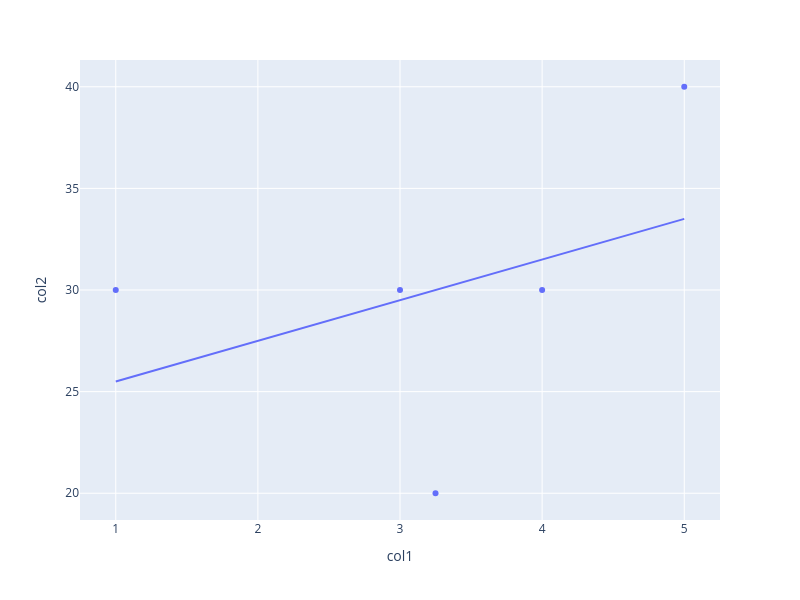

The cell this chart's notebook holds for it:
### Markdown cell above
### Udelej scatter plot v plotly express a proloz to body primkou

### Code cell
import plotly_express as px


fig = px.scatter(df, x='col1', y='col2', width=800, height=600, trendline='ols'
                                 
                 )
fig.show()

### Figure 1 — Plotly figure (JSON) as saved in the notebook; plotly's stock layout.template omitted (floating-point values rounded to 4 significant figures)
{"data": [{"hovertemplate": "col1=%{x}<br>col2=%{y}<extra></extra>", "legendgroup": "", "marker": {"color": "#636efa", "symbol": "circle"}, "mode": "markers", "name": "", "orientation": "v", "showlegend": false, "type": "scatter", "x": [1.0, 3.25, 3.0, 4.0, 5.0], "xaxis": "x", "y": [30.0, 20.0, 30.0, 30.0, 40.0], "yaxis": "y"}, {"hovertemplate": "<b>OLS trendline</b><br>col2 = 2 * col1 + 23.5<br>R<sup>2</sup>=0.175000<br><br>col1=%{x}<br>col2=%{y} <b>(trend)</b><extra></extra>", "legendgroup": "", "marker": {"color": "#636efa", "symbol": "circle"}, "mode": "lines", "name": "", "showlegend": false, "type": "scatter", "x": [1.0, 3.0, 3.25, 4.0, 5.0], "xaxis": "x", "y": [25.5, 29.5, 30.0, 31.5, 33.5], "yaxis": "y"}], "layout": {"height": 600, "legend": {"tracegroupgap": 0}, "margin": {"t": 60}, "width": 800, "xaxis": {"anchor": "y", "domain": [0, 1], "title": {"text": "col1"}}, "yaxis": {"anchor": "x", "domain": [0, 1], "title": {"text": "col2"}}}}
